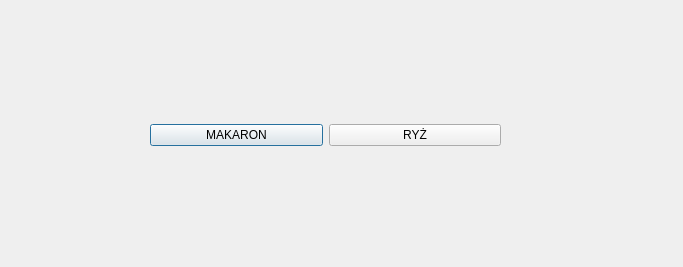
<?xml version="1.0" encoding="UTF-8"?>
<ui version="4.0">
 <class>przepisy_azja</class>
 <widget class="QDialog" name="przepisy_azja">
  <property name="geometry">
   <rect>
    <x>0</x>
    <y>0</y>
    <width>683</width>
    <height>267</height>
   </rect>
  </property>
  <property name="windowTitle">
   <string>Przepisy azjatyckie</string>
  </property>
  <property name="styleSheet">
   <string notr="true">background-image: url(:/img/img/1.png);</string>
  </property>
  <widget class="QWidget" name="gridLayoutWidget">
   <property name="geometry">
    <rect>
     <x>150</x>
     <y>80</y>
     <width>351</width>
     <height>111</height>
    </rect>
   </property>
   <layout class="QGridLayout" name="gridLayout">
    <item row="0" column="0">
     <widget class="QPushButton" name="pushButton">
      <property name="styleSheet">
       <string notr="true">font: 87 12pt &quot;Georgia Pro Cond Black&quot;;
background-image: url(:/img/img/baton.png);
</string>
      </property>
      <property name="text">
       <string>MAKARON</string>
      </property>
     </widget>
    </item>
    <item row="0" column="1">
     <widget class="QPushButton" name="pushButton_2">
      <property name="styleSheet">
       <string notr="true">font: 87 12pt &quot;Georgia Pro Cond Black&quot;;
background-image: url(:/img/img/baton.png);
</string>
      </property>
      <property name="text">
       <string>RYŻ</string>
      </property>
     </widget>
    </item>
   </layout>
  </widget>
 </widget>
 <resources/>
 <connections/>
</ui>
